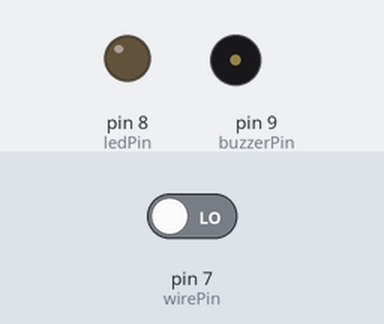
Bench run of a sketch on a simulated Arduino Uno, built with avr-gcc and run on an emulated ATmega328P. Shown: output pins drawn as LEDs (lit = HIGH), buzzer (waves = sounding). The inputs (shaded band) are chosen by the test bench; at power-on: pin 7 (wirePin) LOW.

Above: at 1.2 s.
1.3 s: pin 7 (wirePin) driven HIGH
At 1.7 s:
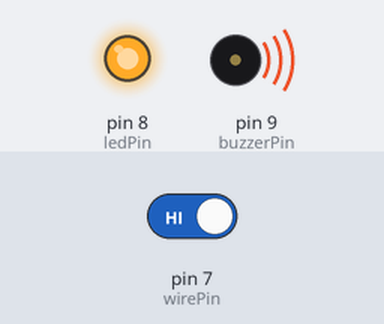
4.3 s: pin 7 (wirePin) driven LOW
At 4.7 s:
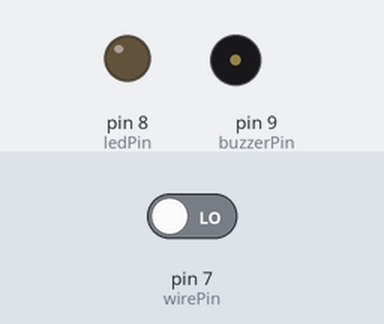
Timing chart, 0 to 7.3 s (numbered marks = the images above; inputs shaded):
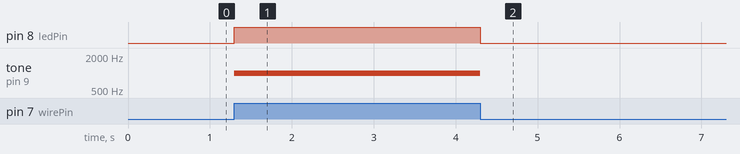

The sketch:

buzzwirw.ino
```cpp
// Definice pinů
const int buzzerPin = 9;    // Pin pro bzučák
const int ledPin = 8;       // Pin pro LED
const int wirePin = 7;      // Pin pro detekci dotyku

void setup() {
    pinMode(buzzerPin, OUTPUT);
    pinMode(ledPin, OUTPUT);
    pinMode(wirePin, INPUT);
}

void loop() {
    if (digitalRead(wirePin) == HIGH) { // Dotyk detekován (připojeno k plusu)
        digitalWrite(ledPin, HIGH);   // Rozsvítí LED
        tone(buzzerPin, 1000);        // Zapne bzučák (1kHz)
        delay(500);                   // Krátká prodleva
        noTone(buzzerPin);            // Vypne bzučák
        digitalWrite(ledPin, LOW);    // Zhasne LED
    }
}
```

Measured:
- after the input at 1.3 s, pin 8 (ledPin): LOW → HIGH at once; tone on pin 9 (buzzerPin): silent → 1000 Hz at once
- after the input at 4.3 s, pin 8 (ledPin): HIGH → LOW at once; tone on pin 9 (buzzerPin): 1000 Hz → silent at once
